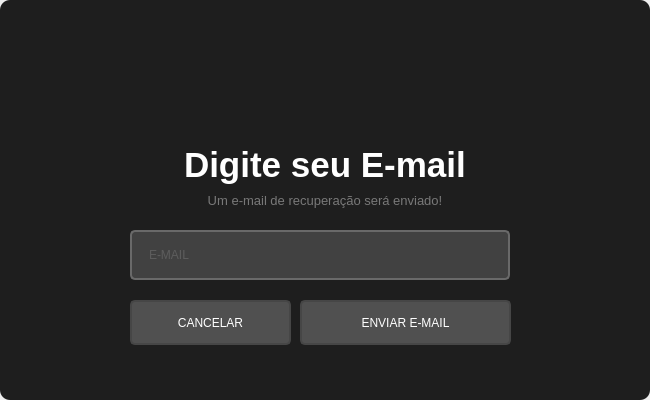
<?xml version="1.0" encoding="UTF-8"?>
<ui version="4.0">
 <class>ForgetPassword</class>
 <widget class="QMainWindow" name="ForgetPassword">
  <property name="geometry">
   <rect>
    <x>0</x>
    <y>0</y>
    <width>650</width>
    <height>400</height>
   </rect>
  </property>
  <property name="minimumSize">
   <size>
    <width>650</width>
    <height>400</height>
   </size>
  </property>
  <property name="maximumSize">
   <size>
    <width>650</width>
    <height>400</height>
   </size>
  </property>
  <property name="windowTitle">
   <string>Recuperar Conta</string>
  </property>
  <widget class="QWidget" name="centralwidget">
   <layout class="QVBoxLayout" name="verticalLayout">
    <property name="spacing">
     <number>0</number>
    </property>
    <property name="leftMargin">
     <number>0</number>
    </property>
    <property name="topMargin">
     <number>0</number>
    </property>
    <property name="rightMargin">
     <number>0</number>
    </property>
    <property name="bottomMargin">
     <number>0</number>
    </property>
    <item>
     <widget class="QFrame" name="body">
      <property name="styleSheet">
       <string notr="true"/>
      </property>
      <property name="frameShape">
       <enum>QFrame::NoFrame</enum>
      </property>
      <property name="frameShadow">
       <enum>QFrame::Raised</enum>
      </property>
      <layout class="QHBoxLayout" name="horizontalLayout_4">
       <property name="spacing">
        <number>0</number>
       </property>
       <property name="leftMargin">
        <number>0</number>
       </property>
       <property name="topMargin">
        <number>0</number>
       </property>
       <property name="rightMargin">
        <number>0</number>
       </property>
       <property name="bottomMargin">
        <number>0</number>
       </property>
       <item>
        <widget class="QFrame" name="conteudo">
         <property name="maximumSize">
          <size>
           <width>650</width>
           <height>400</height>
          </size>
         </property>
         <property name="styleSheet">
          <string notr="true">QFrame{
	background-color: rgb(30,30,30);
	border-radius: 10px;
}</string>
         </property>
         <property name="frameShape">
          <enum>QFrame::NoFrame</enum>
         </property>
         <property name="frameShadow">
          <enum>QFrame::Raised</enum>
         </property>
         <widget class="QFrame" name="logo_2">
          <property name="geometry">
           <rect>
            <x>145</x>
            <y>40</y>
            <width>360</width>
            <height>90</height>
           </rect>
          </property>
          <property name="minimumSize">
           <size>
            <width>360</width>
            <height>90</height>
           </size>
          </property>
          <property name="maximumSize">
           <size>
            <width>360</width>
            <height>90</height>
           </size>
          </property>
          <property name="styleSheet">
           <string notr="true">background-image: url(:/logo/logo.png);
backroung-repeat: no-repeat;
background-position: center;
border-radius: 6px;</string>
          </property>
          <property name="frameShape">
           <enum>QFrame::StyledPanel</enum>
          </property>
          <property name="frameShadow">
           <enum>QFrame::Raised</enum>
          </property>
         </widget>
         <widget class="QLineEdit" name="input_email">
          <property name="geometry">
           <rect>
            <x>130</x>
            <y>230</y>
            <width>380</width>
            <height>50</height>
           </rect>
          </property>
          <property name="minimumSize">
           <size>
            <width>380</width>
            <height>50</height>
           </size>
          </property>
          <property name="maximumSize">
           <size>
            <width>380</width>
            <height>50</height>
           </size>
          </property>
          <property name="font">
           <font>
            <family>Segoe UI</family>
            <pointsize>9</pointsize>
            <weight>50</weight>
            <bold>false</bold>
           </font>
          </property>
          <property name="styleSheet">
           <string notr="true">QLineEdit{
	border: 2px solid rgb(105,105,105);
	border-radius: 5px;
	padding: 15px;
	background-color: rgb(65,65,65);
	color: rgb(120,120,120)
}
QLineEdit:hover{
	border: 2px solid rgb(85,85,85);
}
QLineEdit:focus{
	border: 2px solid rgb(0, 255, 252);
	color: rgb(200,200,200);
}</string>
          </property>
          <property name="maxLength">
           <number>32</number>
          </property>
          <property name="echoMode">
           <enum>QLineEdit::Normal</enum>
          </property>
          <property name="placeholderText">
           <string>E-MAIL</string>
          </property>
         </widget>
         <widget class="QPushButton" name="btn_enviar">
          <property name="geometry">
           <rect>
            <x>300</x>
            <y>300</y>
            <width>211</width>
            <height>45</height>
           </rect>
          </property>
          <property name="maximumSize">
           <size>
            <width>280</width>
            <height>50</height>
           </size>
          </property>
          <property name="font">
           <font>
            <family>Segoe UI</family>
            <pointsize>9</pointsize>
            <weight>50</weight>
            <bold>false</bold>
           </font>
          </property>
          <property name="styleSheet">
           <string notr="true">QPushButton{
	background-color:  rgb(80,80,80);
	border: 2px solid rgb(70,70,70);
	border-radius: 5px;
	color: rgb(255,255,255);
}
QPushButton:hover{
	border: 2px solid rgb(100,100,100);
}
QPushButton:pressed{
	background-color: rgb(27, 107, 106);
	border: 2px solid rgb(0, 255, 252);
}</string>
          </property>
          <property name="text">
           <string>ENVIAR E-MAIL</string>
          </property>
         </widget>
         <widget class="QLabel" name="lb_description">
          <property name="geometry">
           <rect>
            <x>200</x>
            <y>190</y>
            <width>250</width>
            <height>20</height>
           </rect>
          </property>
          <property name="font">
           <font>
            <family>Segoe UI</family>
            <pointsize>10</pointsize>
            <italic>false</italic>
           </font>
          </property>
          <property name="layoutDirection">
           <enum>Qt::LeftToRight</enum>
          </property>
          <property name="styleSheet">
           <string notr="true">color :rgb(120,120,120)</string>
          </property>
          <property name="text">
           <string>Um e-mail de recuperação será enviado!</string>
          </property>
          <property name="alignment">
           <set>Qt::AlignCenter</set>
          </property>
         </widget>
         <widget class="QLabel" name="lb_digite_seu_email">
          <property name="geometry">
           <rect>
            <x>184</x>
            <y>140</y>
            <width>285</width>
            <height>50</height>
           </rect>
          </property>
          <property name="font">
           <font>
            <family>Segoe UI</family>
            <pointsize>26</pointsize>
            <weight>75</weight>
            <bold>true</bold>
           </font>
          </property>
          <property name="styleSheet">
           <string notr="true">color: rgb(255, 255, 255);</string>
          </property>
          <property name="text">
           <string>Digite seu E-mail</string>
          </property>
         </widget>
         <widget class="QPushButton" name="btn_cancelar">
          <property name="geometry">
           <rect>
            <x>130</x>
            <y>300</y>
            <width>161</width>
            <height>45</height>
           </rect>
          </property>
          <property name="maximumSize">
           <size>
            <width>280</width>
            <height>50</height>
           </size>
          </property>
          <property name="font">
           <font>
            <family>Segoe UI</family>
            <pointsize>9</pointsize>
            <weight>50</weight>
            <bold>false</bold>
           </font>
          </property>
          <property name="styleSheet">
           <string notr="true">QPushButton{
	background-color:  rgb(80,80,80);
	border: 2px solid rgb(70,70,70);
	border-radius: 5px;
	color: rgb(255,255,255);
}
QPushButton:hover{
	border: 2px solid rgb(100,100,100);
}
QPushButton:pressed{
	background-color: rgb(27, 107, 106);
	border: 2px solid rgb(0, 255, 252);
}</string>
          </property>
          <property name="text">
           <string>CANCELAR</string>
          </property>
         </widget>
        </widget>
       </item>
      </layout>
     </widget>
    </item>
   </layout>
  </widget>
 </widget>
 <resources>
  <include location="../images/file_rc_rc.qrc"/>
 </resources>
 <connections/>
</ui>
